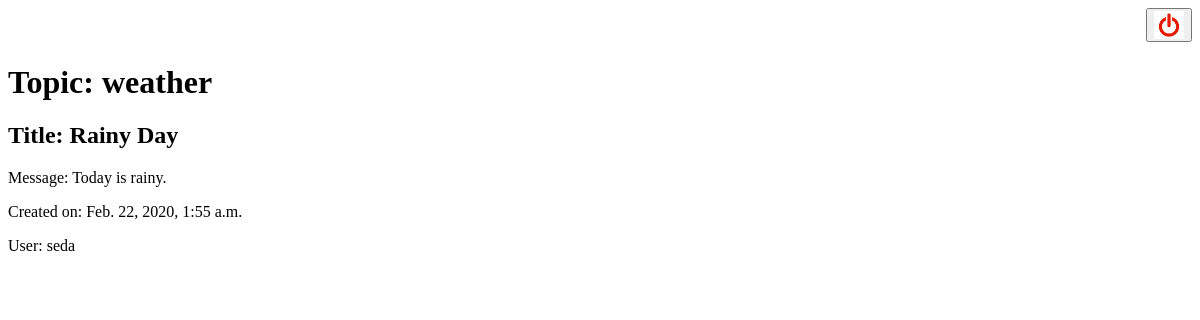
/posts/weather/Rainy Day/ (signed in), run on the app's committed database.
### posts/models.py (models this page shows, shortened)
class BlogPost(models.Model):
    title = models.CharField(max_length=36)
    message = models.TextField(max_length=250)
    created = models.DateTimeField(auto_now_add = True)
    updated = models.DateTimeField(null=True)
    topic = models.ForeignKey(BlogTopic, on_delete=models.CASCADE)
    user = models.ForeignKey(BlogUser, on_delete=models.CASCADE)

class BlogTopic(models.Model):
    title = models.CharField(max_length=35)
    created = models.DateTimeField(auto_now_add = True)
    def __str__(self):
        return self.title

class BlogUser(models.Model):
    username = models.CharField(max_length=30, unique = True)
    password = models.CharField(max_length=20)
    created = models.DateTimeField(auto_now_add = True)
    def __str__(self):
        return self.username

### posts/views.py (the view)
# urls.py: url(r'^(?P<topic>[\w|\W]+)/(?P<title>[\w|\W]+)/$', views.topic_title_detail, name='topic_title_detail'),
@login_required(login_url="/accounts/login/")
def topic_title_detail(request, topic, title):
    t = BlogTopic.objects.get(title=topic)
    topic_detail = BlogPost.objects.filter(topic = t, title=title)
    return render(request, 'posts/blogpost.html', {'topicdetail':topic_detail})

### posts/templates/posts/blogpost.html (shortened to what this page needs)
{% extends 'post_template.html' %}
{% block content %}
    <head>
    </head>
    <body>
        <div class="posts">
            {% for item in topicdetail %}
            <div class="post">
                <h1>Topic: {{ item.topic }}</a></h1>
                <h2>Title: {{ item.title }}</h2>
                <p>Message: {{ item.message }}</p>
                <p>Created on: {{ item.created }}</p>
                <p>User: {{ item.user }}</p>
            </div>
            {% endfor %}
        </div>
    </body>
{% endblock %}

### static/css/layouts/blog.css (style rules this page uses)
* { -webkit-box-sizing: border-box; -moz-box-sizing: border-box; box-sizing: border-box; }
.post { padding-bottom: 2em; }

### data on the page
BlogPost: topic "weather", title "Rainy Day", message "Today is rainy.", created "Feb. 22, 2020, 1:55 a.m.", user "seda"
